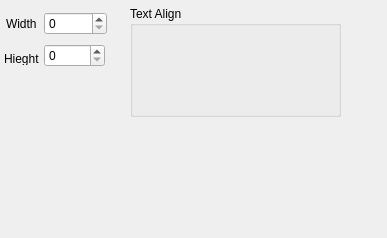
<?xml version="1.0" encoding="UTF-8"?>
<ui version="4.0">
 <class>imageprop</class>
 <widget class="QWidget" name="imageprop">
  <property name="geometry">
   <rect>
    <x>0</x>
    <y>0</y>
    <width>387</width>
    <height>238</height>
   </rect>
  </property>
  <property name="windowTitle">
   <string>Form</string>
  </property>
  <widget class="QLabel" name="label">
   <property name="geometry">
    <rect>
     <x>6</x>
     <y>16</y>
     <width>33</width>
     <height>16</height>
    </rect>
   </property>
   <property name="text">
    <string>Width</string>
   </property>
  </widget>
  <widget class="QSpinBox" name="spinBox">
   <property name="geometry">
    <rect>
     <x>44</x>
     <y>12</y>
     <width>63</width>
     <height>23</height>
    </rect>
   </property>
  </widget>
  <widget class="QLabel" name="label_2">
   <property name="geometry">
    <rect>
     <x>4</x>
     <y>52</y>
     <width>45</width>
     <height>13</height>
    </rect>
   </property>
   <property name="text">
    <string>Hieght</string>
   </property>
  </widget>
  <widget class="QSpinBox" name="spinBox_2">
   <property name="geometry">
    <rect>
     <x>44</x>
     <y>44</y>
     <width>61</width>
     <height>23</height>
    </rect>
   </property>
  </widget>
  <widget class="QGroupBox" name="groupBox">
   <property name="geometry">
    <rect>
     <x>130</x>
     <y>6</y>
     <width>211</width>
     <height>111</height>
    </rect>
   </property>
   <property name="title">
    <string>Text Align</string>
   </property>
  </widget>
 </widget>
 <resources/>
 <connections/>
</ui>
